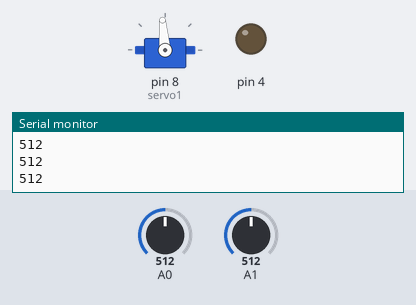
A sketch run on a simulated Arduino Uno, built with avr-gcc and run on an emulated ATmega328P. Shown: servo, output pins drawn as LEDs (lit = HIGH), the last lines printed to the serial monitor. The inputs (shaded band) are chosen by the test bench; at power-on: A0 = 512, A1 = 512. Pins used as bus, display or sensor lines are not drawn.

Above: at 1.2 s.
1.3 s: A0 set to 587
2.8 s: A0 set to 618
At 3.9 s:
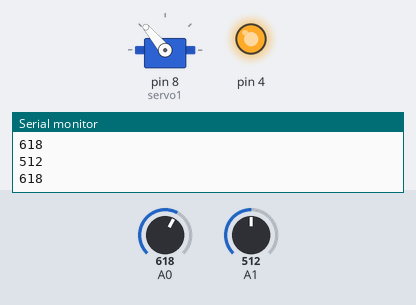
4.3 s: A1 set to 586
5.8 s: A1 set to 613
At 7.0 s:
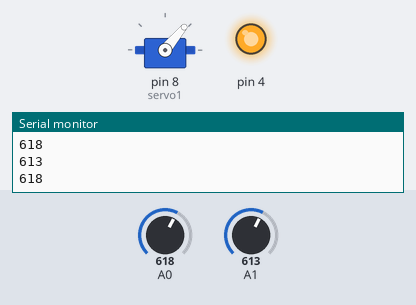
7.3 s: A0 set to 590
At 8.1 s:
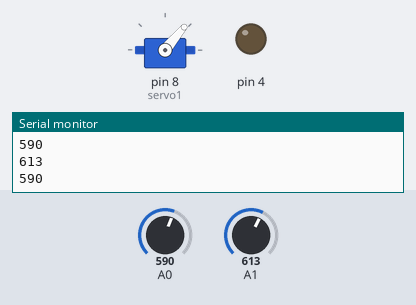
8.8 s: A0 set to 610
At 9.1 s:
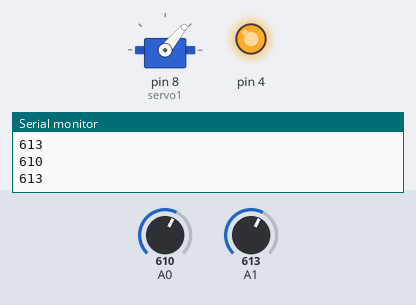
Timing chart, 0 to 11.3 s (numbered marks = the images above; inputs shaded):
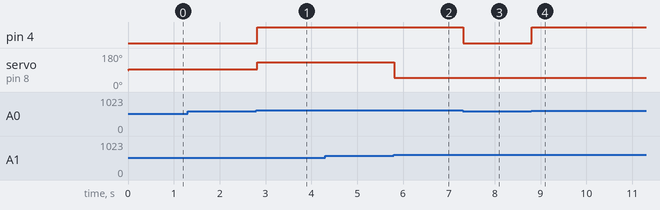

Measured:
- the behaviour switches between 600 and 601 on A0 (found by bisection; images 0 and 1)
- the behaviour switches between 600 and 601 on A1 (found by bisection; images 1 and 2)
- after the input at 2.8 s, pin 4: LOW → HIGH at once; servo on pin 8 (servo1): 95° → 130° at once
- after the input at 5.8 s, servo on pin 8 (servo1): 130° → 50° at once
- after the input at 7.3 s, pin 4: HIGH → LOW at once
- after the input at 8.8 s, pin 4: LOW → HIGH at once

The sketch:

sketch_feb25b.ino
```cpp
#include <Servo.h>
Servo servo1;
int lightSensor = 0;
int lightSensor1 = 0;

void setup() {
pinMode(0 ,OUTPUT);
pinMode(4 ,OUTPUT);
servo1.attach(8);
Serial.begin (9600);
}

void loop() {
  lightSensor1 = analogRead(A1);
  lightSensor = analogRead(A0);
  Serial.println(lightSensor);
  Serial.println(lightSensor1);
  delay(10);
if (lightSensor > 600) {
  digitalWrite(4, HIGH);
  servo1.write (130);
}
else {
  digitalWrite(4, LOW);
  digitalWrite(0, LOW);
  servo1.write (95);
}
if (lightSensor1 > 600) {
  digitalWrite(0, HIGH);
  servo1.write(50);
}

}
```
